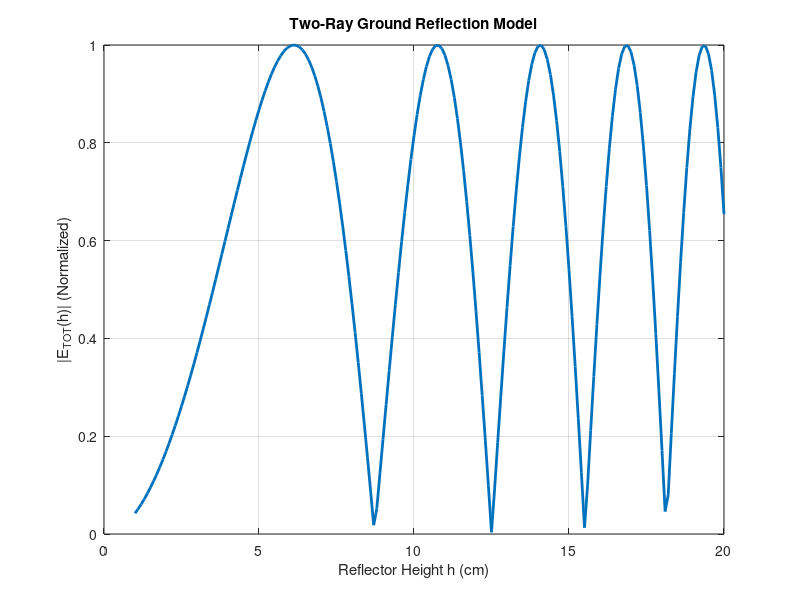

The MATLAB source for this figure: (Note: this script raises an error after producing the figure.)
%% ============================================================
%  ESET 455 – Lab 4
%  Lloyd's Mirror & Double Slit Interference
%  MATLAB Section
% =============================================================

clc; clear; close all;

%% ============================================================
%% PART I – Two-Ray Ground Reflection (Lloyd's Mirror)
%% ============================================================

% Given frequency
freq = 10.525e9;          % 10.525 GHz
c = 3e8;                  % speed of light
lambda = c/freq;          % theoretical wavelength

% Distance between TX and RX (replace if needed)
d = 0.52;                  % meters

% Reflector height range (1 cm to 20 cm)
h = 0.01:0.001:0.20;      % meters

% Path difference (ht = hr = h)
delta = sqrt((2*h).^2 + d^2) - d;

% Phase difference
phase_diff = (2*pi*delta) ./ lambda;

% Normalized total electric field
E_tot = abs(sin(phase_diff/2));

%% ---- Plot Calculated Field ----
figure;
plot(h*100, E_tot, 'LineWidth', 2);
xlabel('Reflector Height h (cm)');
ylabel('|E_{TOT}(h)| (Normalized)');
title('Two-Ray Ground Reflection Model');
grid on;
hold on;

% Find theoretical minima
[minVals, minLocs] = findpeaks(-E_tot,'MinPeakDistance',20);
minVals = -minVals;

plot(h(minLocs)*100, minVals, 'ro', 'MarkerFaceColor','r');

% Measured minima (from lab)
measured_min = [17 22];  % cm

% Plot measured minima on curve
plot(measured_min, interp1(h*100,E_tot,measured_min), ...
     'ks','MarkerFaceColor','k');

legend('Calculated Field','Calculated Minima','Measured Minima');

hold off;

%% ============================================================
%% PART II – Double Slit Interference
%% ============================================================

angle = 0:5:85;

meter = [1, 0.46, 0.3, 0.74, 0.95, 0.78, 0.39, 0, ...
         0.6, 0.68, 0, 0.45, 0.26, 0.18, 1, ...
         0.11, 0.1, 0.05];

%% ---- Plot Measured Data ----
figure;
plot(angle, meter, '-o','LineWidth',1.5);
grid on;
hold on;
xlabel('Angle (degrees)');
ylabel('Meter Reading');
title('Double Slit Interference Pattern');

% Find measured maxima and minima
[maxVals,maxLocs] = findpeaks(meter);
[minVals,minLocs] = findpeaks(-meter);
minVals = -minVals;

plot(angle(maxLocs),maxVals,'ro','MarkerFaceColor','r');
plot(angle(minLocs),minVals,'bo','MarkerFaceColor','b');

%% ---- Theoretical Intensity ----

theta = 0:1:85;
theta_rad = deg2rad(theta);

% Use theoretical wavelength again
lambda = 3e8/10.525e9;

% Replace these with your actual slit spacing values if known
d_slit = 0.05;     % slit separation (meters)
b_slit = 0.015;    % slit width (~1.5 cm)

eps_val = eps;

cos_term = cos(pi*d_slit*sin(theta_rad)/lambda).^2;

sinc_term = (sin(pi*b_slit*sin(theta_rad)/lambda + eps_val) ...
            ./ (pi*b_slit*sin(theta_rad)/lambda + eps_val)).^2;

I_theory = cos_term .* sinc_term;

% Normalize for comparison
I_theory = I_theory ./ max(I_theory);

plot(theta, I_theory, 'g','LineWidth',2);

legend('Measured','Maxima','Minima','Theoretical');

hold off;
